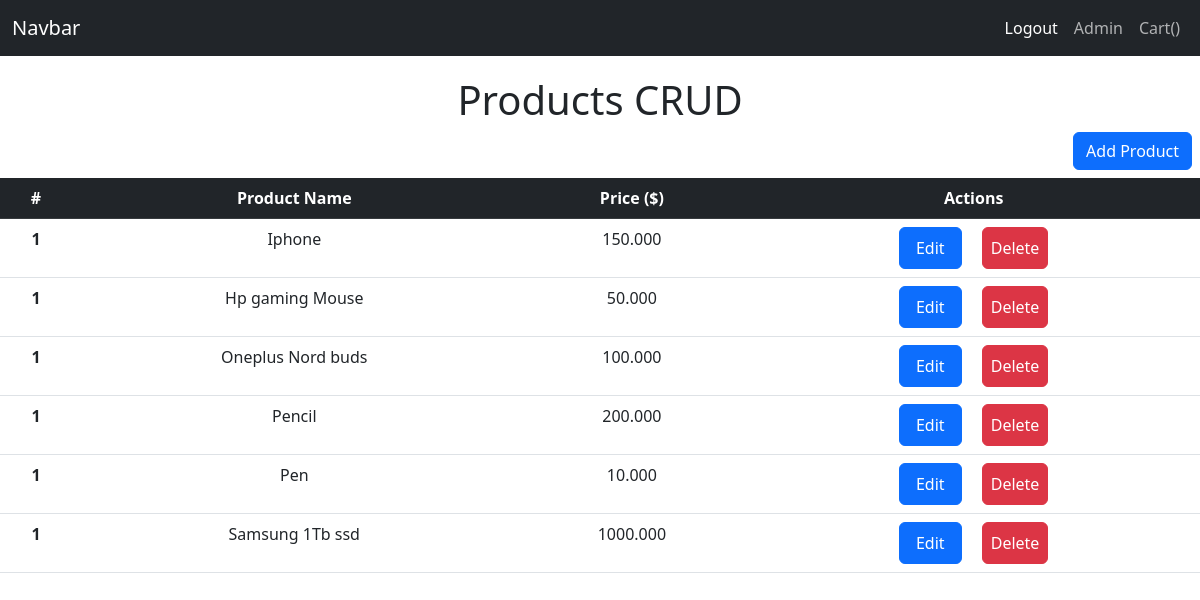
/list_products (signed in), run on an earlier commit of the app's database.
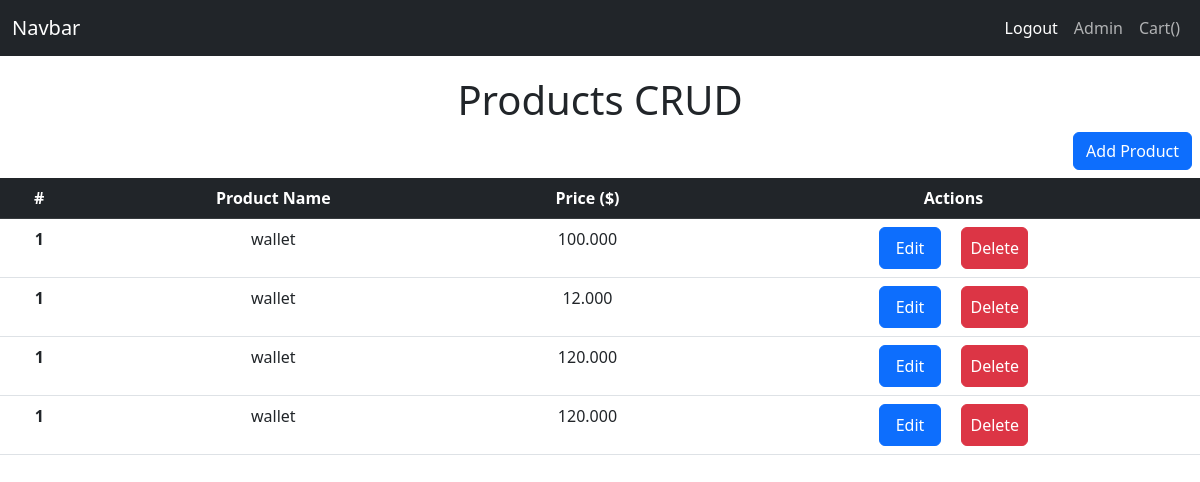
And on a later commit of the database.
### ecom/models.py (models this page shows, shortened)
class Product(Base_content):
    product_name = models.CharField(max_length=300)
    price = models.DecimalField(null=True,default=0.000,decimal_places=3,max_digits=100000)
    description = models.CharField(max_length=300,null=True)
    image = models.ImageField(upload_to='product')
    created_by = models.ForeignKey(get_user_model(),on_delete=models.CASCADE)
    slug_field = models.SlugField(unique=True,null=True,blank=True)
    class Meta:
        verbose_name = "Product"
        verbose_name_plural = "Products"
        ordering = ['-created_on']

### ecom/views.py (the view, shortened to what this page needs)
# urls.py: path('list_products',Product_crud.as_view(method_name = 'list_products'),name = 'list_products'),
class Product_crud(SuperuserRedirectPermission,Manage_base_view):
    def list_products(self,request,*args,**kwargs):
        listing = Product.is_active.all()
        return render(request,'product_list.html',locals())

### base/utils.py (called while the page is built)
    def get_queryset(self) -> QuerySet:
        return super().get_queryset().filter(status=True)

    def get(self,request,*args,**kwargs):
        if self.method_name is not None:
            func = getattr(self,self.method_name,None)
            if func is not None:
                return func(request,*args,**kwargs)
        raise Http404('Method not allowed')

    def test_func(self):
        user = self.request.user
        if not user.is_superuser:
            return False  # Replace 'home' with the appropriate URL name
        return True

### ecom/templates/product_list.html (shortened to what this page needs)
{% extends 'base.html' %}
{% load static %}
{% block content %}
{% include 'navbar.html' %}
<div class="table-responsive">
    <div>
        <h1>Products CRUD</h1>
        <a class="btn btn-primary add me-2 mb-2" style="float: right;" href="{% url 'add_product' %}">Add Product</a>
    </div>
    <table class="table mt-5 ">
      <thead class="table-dark">
        <tr>
          <th scope="col">#</th>
          <th scope="col">Product Name</th>
          <th scope="col">Price ($)</th>
          <th scope="col">Actions</th>
        </tr>
      </thead>
      <tbody>
        {% for product in listing %}
        <tr>
          <th scope="row">1</th>
          <td>{{product.product_name}}</td>
          <td>{{product.price}}</td>
          <td>
            <a class="btn btn-primary p-2 me-3 ps-3 pe-3" href="{% url 'edit_product' slug=product.slug_field %}">Edit</a>
            <button type="button" class="btn btn-danger p-2 deletebtn" data-bs-target="#exampleModal" data-bs-toggle="modal" data-id="{{product.slug_field}}">Delete</button>
          </td>
        </tr>
        {% endfor %}
      </tbody>
    </table>
  </div>
  {% endblock content %}

### templates/base.html (shortened to what this page needs)
{% load static %}
<!doctype html>
<html lang="en" data-bs-theme="auto">
<head>
  <link href="{% static 'bootstrap/css/bootstrap.min.css' %}" rel="stylesheet">
<link rel="stylesheet" href="https://cdnjs.cloudflare.com/ajax/libs/font-awesome/6.4.0/css/all.min.css" />
</head>
<body class="text-center">
  {% block content %}
  {% endblock content %}
</body>
</html>

### templates/navbar.html (shortened to what this page needs)
{% load static %}
{% block extraheaders %}
<link rel="stylesheet" href="{% static 'bootstrap/css/navbars.css' %}">
{% endblock extraheaders %}
<nav class="navbar bg-dark navbar-expand-lg" data-bs-theme="dark">
  <div class="container-fluid">
    <a class="navbar-brand" href="{% url 'homepage' %}">Navbar</a>
    <div class="collapse navbar-collapse" id="navbarNav" style="justify-content: flex-end;">
      <ul class="navbar-nav">
        {% if user.is_authenticated %}
        <li class="nav-item">
          <a class="nav-link active" aria-current="page" href="{% url 'logout' %}">Logout</a>
        </li>
        {% else %}
          <a class="nav-link active" aria-current="page" href="{% url 'login' %}">Login</a>
          <a class="nav-link active" aria-current="page" href="{% url 'signup' %}">Signup</a>
        {% endif %}
        {% if user.is_superuser %}
        <li class="nav-item">
          <a class="nav-link" href="{% url 'list_products' %}">Admin</a>
        </li>
        {% endif %}
        <li class="nav-item ">
          <a class="nav-link" href="{% url 'cart' %}" id="cart">Cart()</a>
        </li>
      </ul>
    </div>
  </div>
</nav>

What changed in the data, as far as the page shows it:
removed Product: product_name "Iphone", price "150.000"
removed Product: product_name "Hp gaming Mouse", price "50.000"
removed Product: product_name "Oneplus Nord buds", price "100.000"
removed Product: product_name "Pencil", price "200.000"
removed Product: product_name "Pen", price "10.000"
removed Product: product_name "Samsung 1Tb ssd", price "1000.000"
added Product: product_name "wallet", price "100.000"
added Product: product_name "wallet", price "12.000"
added Product: product_name "wallet", price "120.000"
added Product: product_name "wallet", price "120.000"
